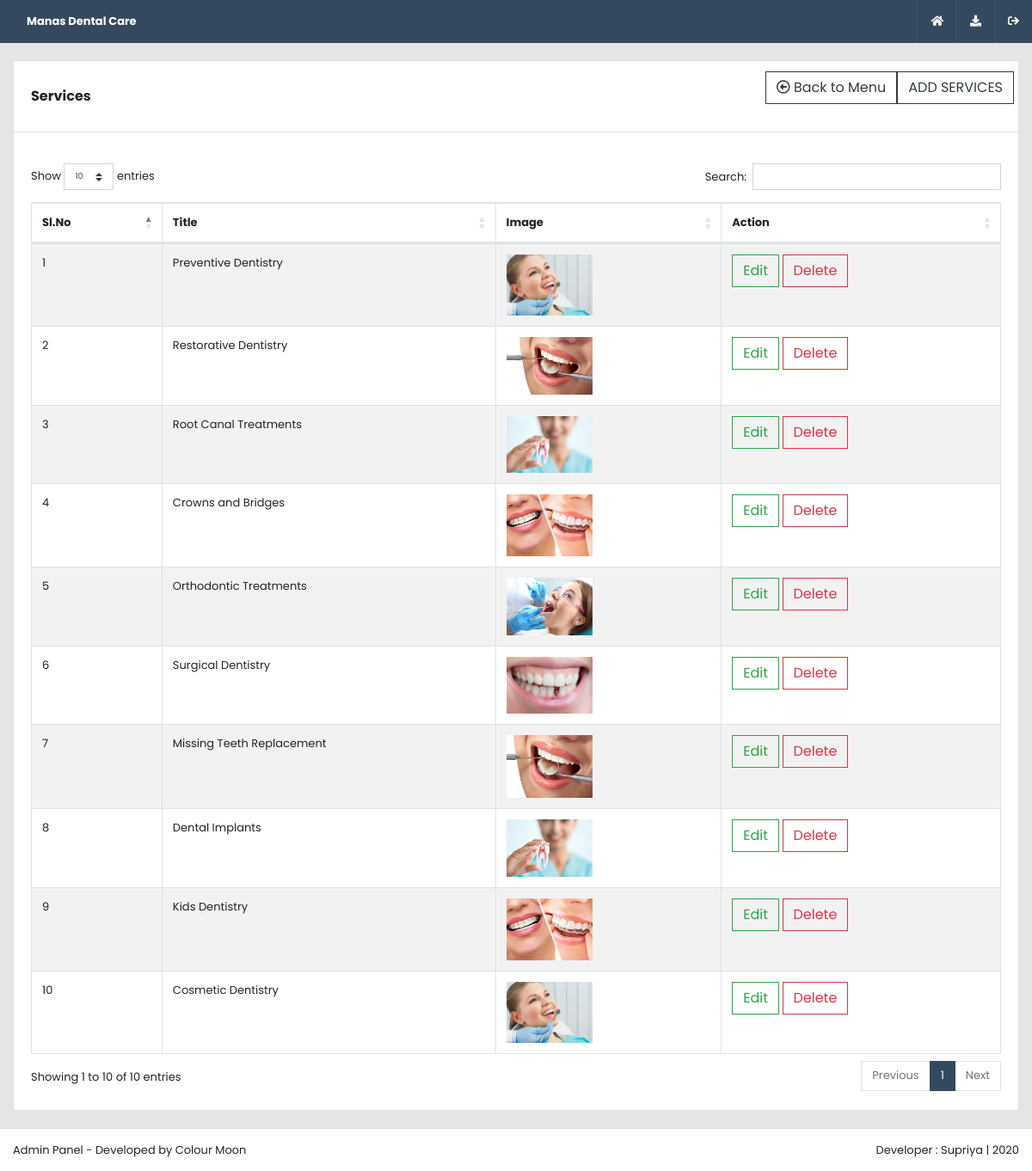
The page /cmoon/services_view.php (signed in) on the database its author committed.
### tables this page shows
CREATE TABLE `details` (
  `id` int(11) NOT NULL,
  `site_name` varchar(250) NOT NULL,
  `site_number` varchar(250) NOT NULL,
  `site_email` varchar(250) NOT NULL,
  `from_email` varchar(250) NOT NULL,
  `forgot_email` varchar(250) NOT NULL,
  `site_logo` varchar(250) NOT NULL,
  `site_favicon` varchar(250) NOT NULL,
  `footer_logo` varchar(250) NOT NULL,
  `footer_name` varchar(250) NOT NULL,
  `footer_context` text NOT NULL,
  `address` text NOT NULL,
  `email` varchar(250) NOT NULL,
  `phone_number1` varchar(250) NOT NULL,
  `office_timings` varchar(250) NOT NULL,
  `call_timings` varchar(250) NOT NULL,
  `close_timings` varchar(250) NOT NULL
);

CREATE TABLE `services` (
  `id` int(11) NOT NULL,
  `title` varchar(250) NOT NULL,
  `sub_title` varchar(250) NOT NULL,
  `image` varchar(250) NOT NULL,
  `description1` text NOT NULL,
  `description2` text NOT NULL,
  `precautions` text NOT NULL,
  `intelligence` text NOT NULL,
  `specializations` text NOT NULL,
  `p_link` varchar(250) NOT NULL
);

### cmoon/services_view.php (the view, shortened to what this page needs)
<?php include 'includes/header.php';
?>
    <section>
        <div class="container-fluid">
                  <div class="card">
              <div class="card-header">
                <div class="row align-items-center">
                  <div class="col">Services</div>
                        <div style="padding-bottom: 20px;"><a href="index.php"><button style="float: right;" class="btn btn-outline-dark" type="button"><span class="far fa-arrow-alt-circle-left "> </span>  Back to Menu </button></a></div>
                        <div style="padding-bottom: 20px;"><a href="services_add.php"><button style="float: right;" class="btn btn-outline-dark" type="button">
                         ADD SERVICES </button></a></div>
              </div>
          </div>
<div class="card-body">
<div class="table-responsive">
   <table class="example table table-striped table-bordered nowrap" style="width:100%">
    <thead>
      <tr>
        <th>Sl.No</th>
        <th>Title</th>
        <th>Image</th>
        <th>Action</th>
      </tr>
    </thead>
    <tbody>
<?php $no=1; $sql = $conn->query("SELECT * FROM  services ");
        while($result = $sql->fetch(PDO::FETCH_ASSOC)){ ?>
            <tr>
                <td><?php echo $no; ?></td>
                <td><?php echo $result['title']; ?></td>
                 <td> <a data-fancybox="gallery" href="../uploads/<?php echo $result['image']; ?>"><img width="100" height="100" src="../uploads/<?php echo $result['image']; ?>"class="img-fluid"></a>  </td>
                <td> <a href="services_add.php?id=<?php echo $result['id']?>" class="btn btn-outline-success">Edit </a>
                <a onclick="ConfirmDelete(<?php echo $result['id']; ?>)" href="JavaScript:Void(0);" class="btn btn-outline-danger">Delete</a> </td>
            </tr>
<?php  $no++;}?>
    </tbody>
</table>
</div></div></div></div>
    </section>
<?php include 'includes/footer.php'; ?>

### cmoon/includes/header.php (shortened to what this page needs)
<?php
 include 'dbconnect.php';
 ?>
 <?php   $sql = $conn->query("SELECT * FROM details where id='1' ");
 $result = $sql->fetch(PDO::FETCH_ASSOC); ?>
 <!Doctype html>
<html lang="en">
<head>
    <link rel="stylesheet" href="css/bootstrap.css">
    <link rel="stylesheet" type="text/css" href="css/slick.css" />
    <link rel="stylesheet" type="text/css" href="css/f5.css">
    <link rel="stylesheet" type="text/css" href="css/animate.css">
    <link rel="stylesheet" type="text/css" href="css/custom.css">
    <link rel="stylesheet" type="text/css" href="https://cdn.datatables.net/1.10.19/css/dataTables.bootstrap4.min.css">
    <link rel="stylesheet" type="text/css" href="http://cdnjs.cloudflare.com/ajax/libs/toastr.js/latest/toastr.css">
    <link rel="stylesheet" type="text/css" href="https://cdn.jsdelivr.net/gh/fancyapps/fancybox@3.5.6/dist/jquery.fancybox.min.css">
<link rel="stylesheet" type="text/css" href="https://cdnjs.cloudflare.com/ajax/libs/pickadate.js/3.5.6/themes/classic.css">
<link rel="stylesheet" type="text/css" href="https://cdnjs.cloudflare.com/ajax/libs/pickadate.js/3.5.6/themes/classic.date.css">
<link rel="stylesheet" type="text/css" href="https://cdnjs.cloudflare.com/ajax/libs/pickadate.js/3.5.6/themes/classic.time.css">
</head>
<body>
    <header>
        <div class="container-fluid">
            <div class="row align-items-center">
                <div class="col">
                    <div class="nav-link text-white font-weight-bold"> <a style="color: white;" href="index.php"> <?php echo $result['site_name']?></a></div>
                </div>
                <div class="col-auto">
                         <ul class="nav nav-menu">
                     <li class="nav-item dropdown">
                        <a class="nav-link text-white" title="HOME" href="index.php"><i class="fas fa-home"></i></a>
                     </li>
                     <li class="nav-item">
                        <a class="nav-link text-white" title="Database Download" href="backup.php"><i class="fas fa-download"></i></a>
                     </li>
                     <li class="nav-item">
                        <a class="nav-link text-white" title="LOGOUT" href="logout.php"><i class="fas fa-sign-out icon"></i></a>
                     </li>
                  </ul>
                </div>
            </div>
        </div>
</header>
<div class="wrapper">

### cmoon/css/custom.css (style rules this page uses)
body { font-family: 'Poppins', sans-serif; font-size: 13px; background: #e4e5e6; }
.card .card-header { font-weight: bold; font-size: 16px; background: white; }
.wrapper { padding: 20px 0px; margin-top: 50px; margin-bottom: 50px; position: relative; z-index: 5; }
header { height: 50px; padding: 0px 0px; background: #34495e; position: fixed; left: 0px; top: 0px; width: 100%; z-index: 99; }
header .nav-menu { margin-right: -15px; }
header .nav-menu .nav-item { border-left: 1px solid rgba(255, 255, 255, 0.06); }
header .nav-menu .nav-item .nav-link { height: 50px; line-height: 50px; padding: 0px 15px; }

### rows shown on the page
details: site_name "Manas Dental Care"
services: title "Preventive Dentistry", image (picture)
services: title "Restorative Dentistry", image (picture)
services: title "Root Canal Treatments", image (picture)
services: title "Crowns and Bridges", image (picture)
services: title "Orthodontic Treatments", image (picture)
services: title "Surgical Dentistry", image (picture)
services: title "Missing Teeth Replacement", image (picture)
services: title "Dental Implants", image (picture)
services: title "Kids Dentistry", image (picture)
services: title "Cosmetic Dentistry", image (picture)
